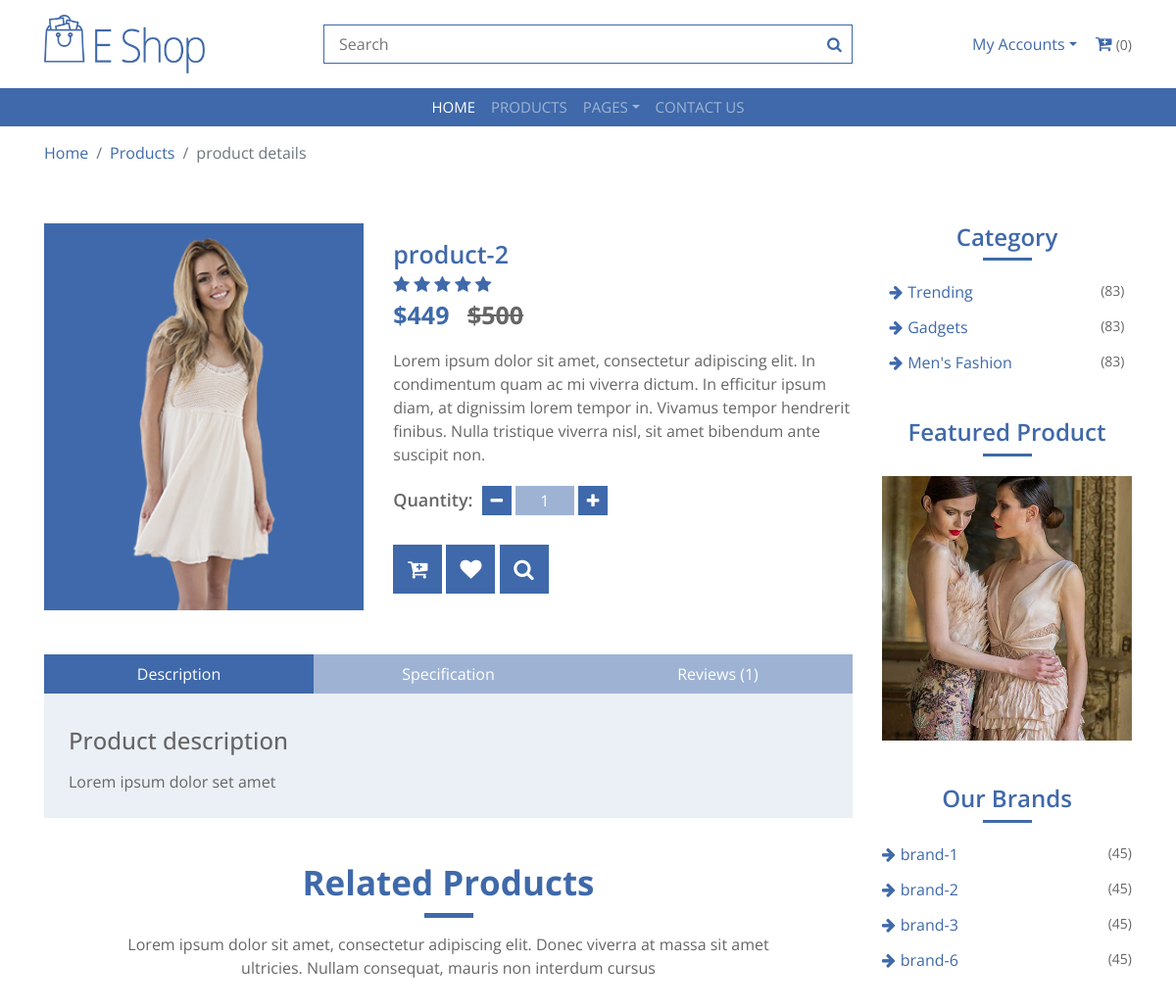
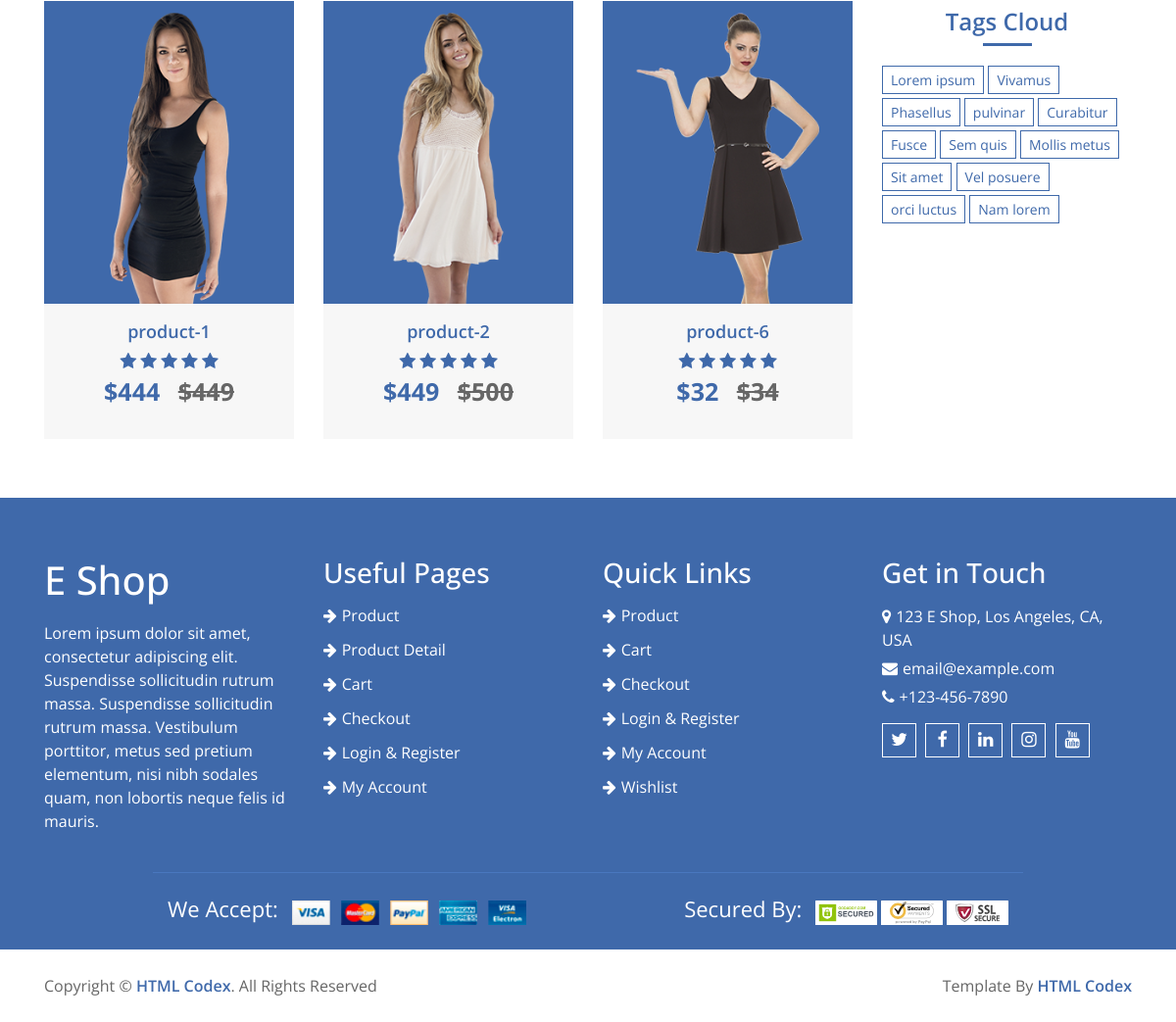
The app's page /product_details/product-2 with its own data (2 pictures, top to bottom).
### home/models.py (models this page shows, shortened)
class Product(models.Model):
    name = models.CharField(max_length=300)
    slug = models.CharField(max_length=500, unique=True)
    image = models.ImageField(upload_to='media')
    price = models.IntegerField()
    discounted_price = models.IntegerField(default=0)
    description = models.TextField(blank=True)
    specification = models.TextField(blank=True)
    category = models.ForeignKey(Category, on_delete=models.CASCADE)
    subcategory = models.ForeignKey(SubCategory, on_delete=models.CASCADE)
    brand = models.ForeignKey(Brand, on_delete=models.CASCADE)
    labels = models.CharField(choices=LABELS, max_length=50)
    stock = models.CharField(choices=STOCK, max_length=50)

class Category(models.Model):
    name = models.CharField(max_length=300)
    image = models.ImageField(upload_to='media')
    slug = models.CharField(max_length=500, unique=True)

class Brand(models.Model):
    name = models.CharField(max_length=500)
    image = models.ImageField(upload_to='media')
    rank = models.IntegerField(unique=True)
    slug = models.CharField(max_length=500, unique=True)

### home/views.py (the view)
# urls.py: path('product_details/<slug>', ProductDetailView.as_view(), name='product_details'),
class ProductDetailView(BaseView):
    def get(self,request,slug):
        self.views
        self.views['productdetails'] = Product.objects.filter(slug = slug)
        subcat_ids =Product.objects.get(slug = slug).subcategory_id
        self.views['related_products'] = Product.objects.filter(subcategory_id=subcat_ids)
        self.views['product_reviews'] = ProductReview.objects.filter(slug = slug)
        return render(request, 'product-detail.html', self.views)

### templates/product-detail.html (shortened to what this page needs)
{% extends 'base.html' %}
{% load static %}
{% block content %}
        <div class="breadcrumb-wrap">
            <div class="container">
                <ul class="breadcrumb">
                    <li class="breadcrumb-item"><a href="#">Home</a></li>
                    <li class="breadcrumb-item"><a href="#">Products</a></li>
                    <li class="breadcrumb-item active">product details</li>
                </ul>
            </div>
        </div>
        <div class="product-detail">
            <div class="container">
                <div class="row">
                    {% for detail in productdetails %}
                    <div class="col-lg-9">
                        <div class="row align-items-center product-detail-top">
                            <div class="col-md-5">
                                <div class="product-slider-single">
                                    <img src="{{detail.image.url}}" alt="Product Image">
                                </div>
                            </div>
                            <div class="col-md-7">
                                <div class="product-content">
                                    <div class="title"><h2>{{detail.name}}</h2></div>
                                    <div class="ratting">
                                        <i class="fa fa-star"></i>
                                        <i class="fa fa-star"></i>
                                        <i class="fa fa-star"></i>
                                        <i class="fa fa-star"></i>
                                        <i class="fa fa-star"></i>
                                    </div>
                                    <div class="price">{% if detail.discounted_price %}
                                        ${{detail.discounted_price}} <span>${{detail.price}}</span>
                                        {% else %}
                                        {{detail.price}}
                                        {% endif %}
                                    </div>
                                    <div class="details">
                                        <p>
                                            Lorem ipsum dolor sit amet, consectetur adipiscing elit. In condimentum quam ac mi viverra dictum. In efficitur ipsum diam, at dignissim lorem tempor in. Vivamus tempor hendrerit finibus. Nulla tristique viverra nisl, sit amet bibendum ante suscipit non.
                                        </p>
                                    </div>
                                    <div class="quantity">
                                        <h4>Quantity:</h4>
                                        <div class="qty">
                                            <button class="btn-minus"><i class="fa fa-minus"></i></button>
                                            <input type="text" value="1">
                                            <button class="btn-plus"><i class="fa fa-plus"></i></button>
                                        </div>
                                    </div>
                                    <div class="action">
                                        <a href="#"><i class="fa fa-cart-plus"></i></a>
                                        <a href="#"><i class="fa fa-heart"></i></a>
                                        <a href="#"><i class="fa fa-search"></i></a>
                                    </div>
                                </div>
                            </div>
                        </div>
                        <div class="row product-detail-bottom">
                            <div class="col-lg-12">
                                <ul class="nav nav-pills nav-justified">
                                    <li class="nav-item">
                                        <a class="nav-link active" data-toggle="pill" href="#description">Description</a>
                                    </li>
                                    <li class="nav-item">
                                        <a class="nav-link" data-toggle="pill" href="#specification">Specification</a>
                                    </li>
                                    <li class="nav-item">
                                        <a class="nav-link" data-toggle="pill" href="#reviews">Reviews (1)</a>
                                    </li>
                                </ul>
                                <div class="tab-content">
                                    <div id="description" class="container tab-pane active"><br>
                                        <h4>Product description</h4>
                                        <p>
                                            {{detail.description}}
                                        </p>
                                    </div>
                                </div>
                            </div>
                        </div>
                        <div class="container">
                            <div class="section-header">
                                <h3>Related Products</h3>
                                <p>
                                    Lorem ipsum dolor sit amet, consectetur adipiscing elit. Donec viverra at massa sit amet ultricies. Nullam consequat, mauris non interdum cursus
                                </p>
                            </div>
                        </div>
                        <div class="row align-items-center product-slider product-slider-3">
                            {% for hot in related_products %}
                    <div class="col-lg-3">
                        <div class="product-item">
                            <div class="product-image">
                                <a href="product-detail.html">
                                    <img src="{{hot.image.url}}" alt="Product Image">
                                </a>
                            </div>
                            <div class="product-content">
                                <div class="title"><a href="/product_details/{{hot.slug}}">{{hot.name}}</a></div>
                                <div class="ratting">
                                    <i class="fa fa-star"></i>
                                    <i class="fa fa-star"></i>
                                    <i class="fa fa-star"></i>
                                    <i class="fa fa-star"></i>
                                    <i class="fa fa-star"></i>
                                </div>
                                <div class="price">
                                    {% if hot.discounted_price > 0 %}
                                    ${{hot.discounted_price}} <span>${{hot.price}}</span>
                                    {% else %}
                                    ${{hot.price}}
                                    {% endif %}
                                </div>
                            </div>
                        </div>
                    </div>
                    {% endfor %}
                        </div>
                    </div>
                    {% endfor %}
                    <div class="col-lg-3">
                        <div class="sidebar-widget category">
                            <h2 class="title">Category</h2>
                            <ul>
                                {% for cat in categories %}
                                <li><a href="#">{{cat.name}}</a><span>(83)</span></li>
                                {% endfor %}
                            </ul>
                        </div>
                        <div class="sidebar-widget image">
                            <h2 class="title">Featured Product</h2>
                            <a href="#">
                                <img src="{% static 'img/category-1.jpg' %}" alt="Image">
                            </a>
                        </div>
                        <div class="sidebar-widget brands">
                            <h2 class="title">Our Brands</h2>
                            <ul>
                                {% for brand in brands %}
                                <li><a href="#">{{brand.name}} </a><span>(45)</span></li>
                                {% endfor %}
                            </ul>
                        </div>
                        <div class="sidebar-widget tag">
                            <h2 class="title">Tags Cloud</h2>
                            <a href="#">Lorem ipsum</a>
                            <a href="#">Vivamus</a>
                            <a href="#">Phasellus</a>
                            <a href="#">pulvinar</a>
                            <a href="#">Curabitur</a>
                            <a href="#">Fusce</a>
                            <a href="#">Sem quis</a>
                            <a href="#">Mollis metus</a>
                            <a href="#">Sit amet</a>
                            <a href="#">Vel posuere</a>
                            <a href="#">orci luctus</a>
                            <a href="#">Nam lorem</a>
                        </div>
                    </div>
                </div>
            </div>
        </div>
{% endblock %}

### records on screen
Product: image (picture), name "product-2", discounted_price "449", price "500", description "Lorem ipsum dolor set amet"
Product: image (picture), name "product-1", discounted_price "444", price "449"
Product: image (picture), name "product-6", discounted_price "32", price "34"
Category: name "Trending"
Category: name "Gadgets"
Category: name "Men's Fashion"
Brand: name "brand-1"
Brand: name "brand-2"
Brand: name "brand-3"
Brand: name "brand-6"
